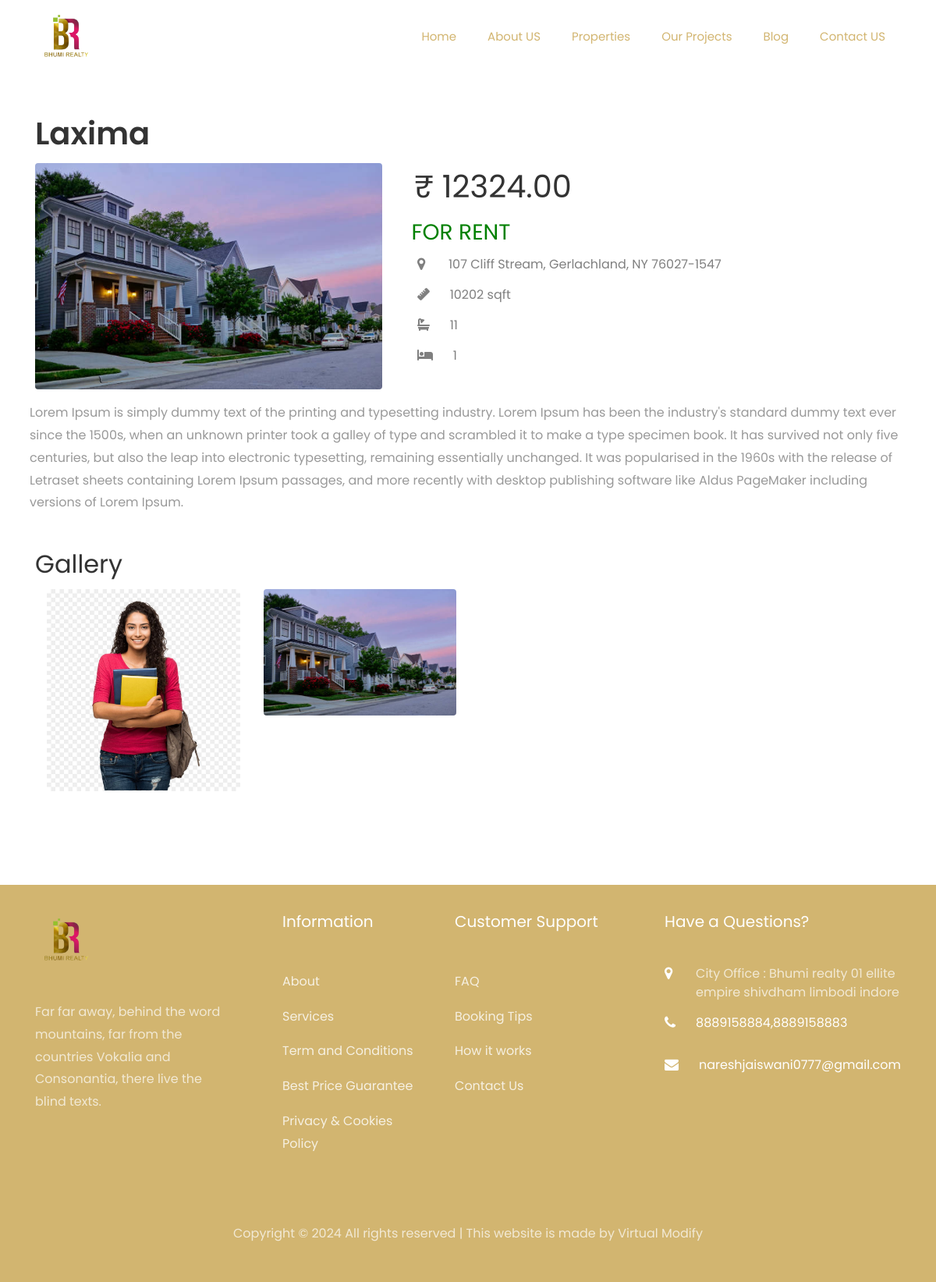
Before: /assets/property/detail/1/ with the older database file.
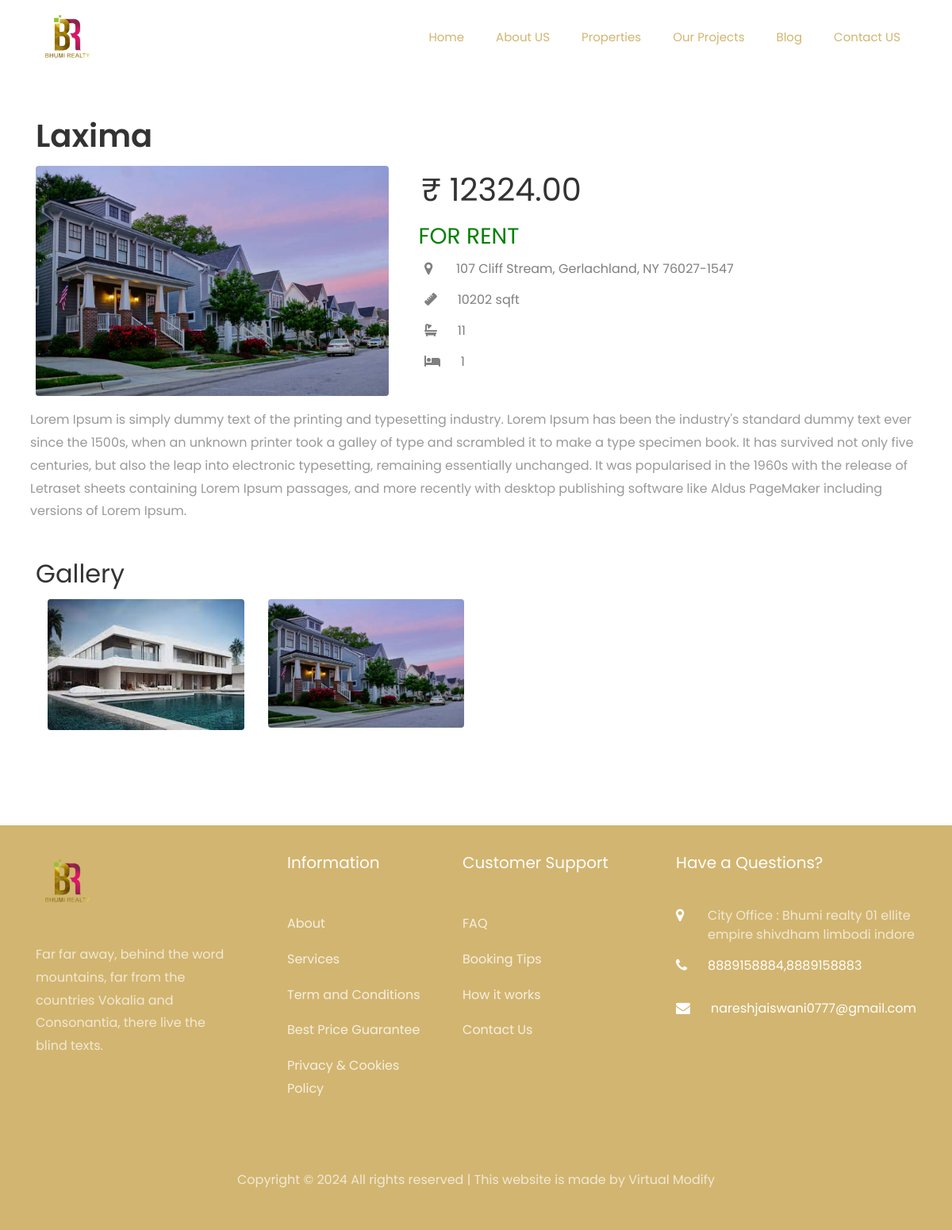
After: the same page with the newer database file.
### assets/models.py (models this page shows)
class Gallery(models.Model):
    property_id=models.ForeignKey(Property,on_delete=models.CASCADE,related_name="property_images",null=True,blank=True)
    project=models.ForeignKey(Project,on_delete=models.CASCADE,related_name="project_images",null=True,blank=True)
    image = models.ImageField(upload_to="assets/images/")

### assets/views.py (the view)
# urls.py: path("property/detail/<int:id>/",views.getDetailProperty,name="property_detail"),
def getDetailProperty(request,id):
    if request.method == "GET":
        property_data=get_object_or_404(Property,id=id)
        context = {
            "property_name": property_data.property_name,
            "property_address": property_data.address,
            "property_price": property_data.price,
            "description": property_data.description,
            "image": property_data.main_photo,
            "images": property_data.property_images.all(),
            "price": property_data.price,
            "availability": property_data.availability.replace("_", " "),
            "square_footage": property_data.square_footage,
            "no_of_bedrooms": property_data.no_of_bedrooms,
            "no_of_bathrooms": property_data.no_of_bathrooms,
        }
        return render(request,"property/property_detail.html",context=context)
    else:
        return redirect("home:home_view")

### templates/property/property_detail.html (shortened to what this page needs)
{% extends "index.html" %}
{% load static %}
{% block content %}
{% include "includes/navbar.html" %}
<section class="ftco-section ftco-no-pt bg-white" style="margin-top:4%">
    	<div class="container">
		<div class="row">
			<div class="col-sm-12 heading-section text-start ftco-animate">
				<h2 class="mb-2">{{property_name}}</h2>
			</div>
		</div>
	</div>
    <div class="container">
  <div class="row">
    <div class="col-md-5 col-sm-12">
      <img src="{{image.url}}" class="rounded" alt="" width="100%"/>
    </div>
    <div class="col-sm-12 col-md-7">
        <h1>
            &nbsp;&#x20b9; {{price}}
        </h1>
        <h3 style="color:{% if availability == 'sold out' %}red {% else %}green{% endif %}">&nbsp;{{ availability|upper}}</h3>
            <div class="col-md">
                <div class="ftco-footer-widget mb-4">
                    <div class="block-23 mb-3">
                        <ul>
                            <li>
                                <span class="icon icon-map-marker text-black-50"></span><span class="text text-black-50">{{property_address}}</span>
                            </li>
                            <li>
                                <span class="fa-solid fa-ruler text-black-50"></span><span class="text text-black-50">&nbsp;&nbsp;&nbsp;&nbsp;&nbsp; {{square_footage}} sqft</span>
                            </li>
                            <li>
                                <span class="fa-solid fa-bath text-black-50"></span><span class="text text-black-50">&nbsp;&nbsp;&nbsp;&nbsp;&nbsp; {{no_of_bathrooms}}</span>
                            </li>
                            <li>
                                <span class="fa-solid fa-bed text-black-50"></span><span class="text text-black-50">&nbsp;&nbsp;&nbsp;&nbsp;&nbsp; {{no_of_bedrooms}}</span>
                            </li>
                        </ul>
                    </div>
                </div>
            </div>
    </div>
    <div class="row">
        <div class="col-sm-12 ml-2">
            <p>{{description|linebreaks}}</p>
        </div>
    </div>
  </div>
{% if images %}
<div class="mt-4">
    <h2  class="mb-2">Gallery</h2>
</div>
<div class="container">
    <div class="row my-0">
          {% for image in images %}
          <div class="col-6 col-md-3 mb-4">
              <img src="{{image.image.url}}" class="rounded" onclick="showImage('{{image.id}}')" alt="" width="100%"/>
          </div>
          {% endfor %}
        </div>
    </div>
</div>
{% endif %}
</section>
{% endblock content %}

Changed rows visible on the page:
changed Gallery (number 1 of 2 on the later page): image: a different picture
